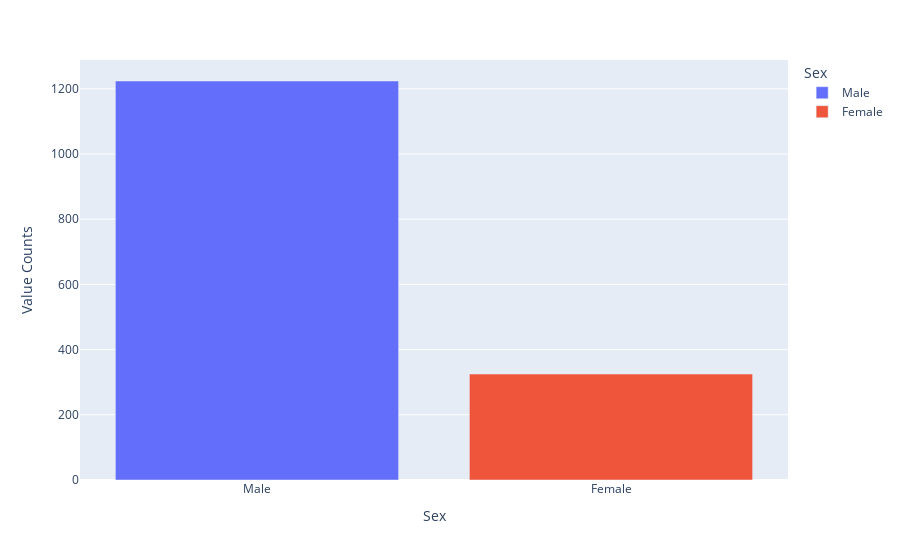

The notebook cell this image was saved under:
### Code cell
px.bar(df, 
       color='Sex',
       x= 'Sex',
       y='Value Counts')

### Figure 1 — Plotly figure (JSON) as saved in the notebook; plotly's stock layout.template omitted (floating-point values rounded to 4 significant figures)
{"data": [{"alignmentgroup": "True", "hovertemplate": "Sex=%{x}<br>Value Counts=%{y}<extra></extra>", "legendgroup": "Male", "marker": {"color": "#636efa"}, "name": "Male", "offsetgroup": "Male", "orientation": "v", "showlegend": true, "textposition": "auto", "type": "bar", "x": ["Male"], "xaxis": "x", "y": [1224], "yaxis": "y"}, {"alignmentgroup": "True", "hovertemplate": "Sex=%{x}<br>Value Counts=%{y}<extra></extra>", "legendgroup": "Female", "marker": {"color": "#EF553B"}, "name": "Female", "offsetgroup": "Female", "orientation": "v", "showlegend": true, "textposition": "auto", "type": "bar", "x": ["Female"], "xaxis": "x", "y": [325], "yaxis": "y"}], "layout": {"barmode": "relative", "legend": {"title": {"text": "Sex"}, "tracegroupgap": 0}, "margin": {"t": 60}, "xaxis": {"anchor": "y", "categoryarray": ["Male", "Female"], "categoryorder": "array", "domain": [0, 1], "title": {"text": "Sex"}, "type": "category", "range": [-0.5, 1.5], "autorange": true}, "yaxis": {"anchor": "x", "domain": [0, 1], "title": {"text": "Value Counts"}, "type": "linear", "range": [0, 1288.0], "autorange": true}, "autosize": true}}
